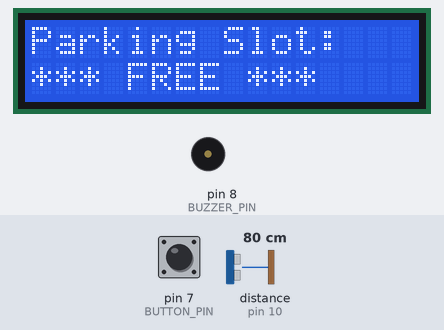
Bench run of a sketch on a simulated Arduino Uno, built with avr-gcc and run on an emulated ATmega328P. Parts: 16×2 character LCD, buzzer (waves = sounding). Wiring (inferred from the names in the program): ultrasonic range finder: trigger pin 9; echo pin 10. The inputs (shaded band) are chosen by the test bench; at power-on: pin 7 (BUTTON_PIN) HIGH, distance to the obstacle (sensor on pin 10) 80 cm. The echo pulse lasts 58.3 µs per cm; what the sketch prints to the serial monitor is not drawn.

Above: at 3.5 s.
3.6 s: pin 7 (BUTTON_PIN) pulled LOW for 1 s
At 4.6 s:
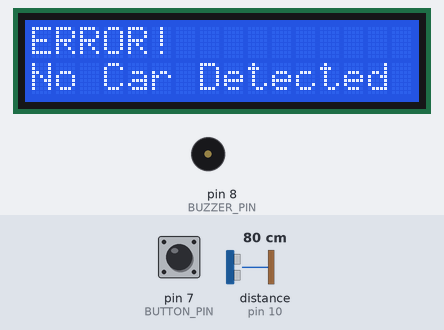
7.4 s: distance to the obstacle (sensor on pin 10) set to 17 cm
8.9 s: distance to the obstacle (sensor on pin 10) set to 14 cm
At 10.2 s:
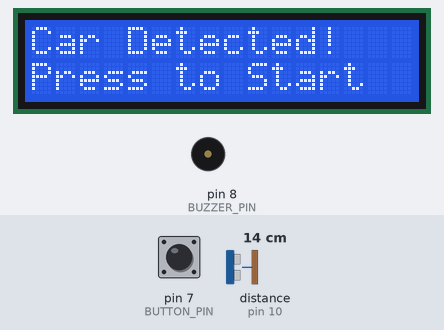
10.5 s: pin 7 (BUTTON_PIN) pulled LOW for 3.2 s
At 11.5 s:
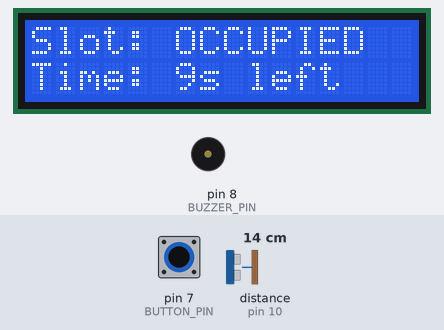
16.5 s: distance to the obstacle (sensor on pin 10) set to 18 cm
At 16.79 s:
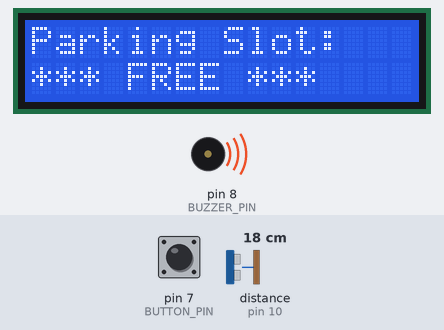
18.3 s: distance to the obstacle (sensor on pin 10) set to 2 cm
At 19.5 s:
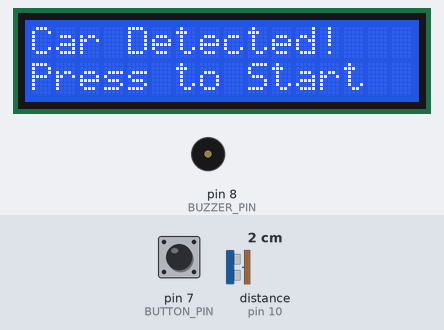
Timing chart, 0 to 20.8 s (numbered marks = the images above; inputs shaded):
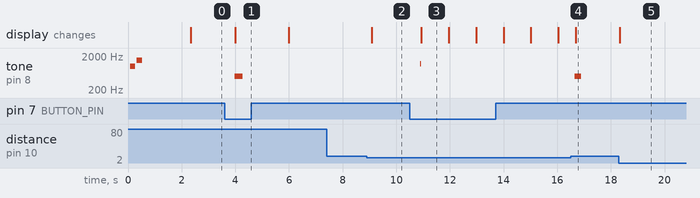

The sketch:

smart_parking_slot_availabilty_and_warning_system_1.ino
```cpp
/*
 * Smart Parking System - AUTO DETECTION + BUTTON CONFIRMATION
 * Car must be detected by sensor AND button must be pressed to start timer
 */

#include <LiquidCrystal.h>

// Ultrasonic Sensor Pins
#define TRIG_PIN 9
#define ECHO_PIN 10

// LED Pins
#define GREEN_LED 2
#define YELLOW_LED 3
#define RED_LED 4

// Push Button Pin
#define BUTTON_PIN 7

// Buzzer Pin
#define BUZZER_PIN 8

// LCD Pins: RS, E, D4, D5, D6, D7
LiquidCrystal lcd(12, 11, 5, 4, 3, 2);

// System Parameters
#define DISTANCE_THRESHOLD 15
#define PARKING_TIME_LIMIT 10000
#define MEASUREMENT_DELAY 200
#define DEBOUNCE_DELAY 50

// Global Variables
long duration;
int distance;
bool slotOccupied = false;
bool carDetected = false;
bool alertActive = false;
unsigned long parkingStartTime = 0;
unsigned long lastButtonPress = 0;

int buttonState;
int lastButtonState = HIGH;

void setup() {
  Serial.begin(9600);
  Serial.println("=== Smart Parking System - Detection + Confirmation ===");
  Serial.println("Initializing...");

  pinMode(TRIG_PIN, OUTPUT);
  pinMode(ECHO_PIN, INPUT);

  pinMode(GREEN_LED, OUTPUT);
  pinMode(YELLOW_LED, OUTPUT);
  pinMode(RED_LED, OUTPUT);

  pinMode(BUTTON_PIN, INPUT_PULLUP);

  pinMode(BUZZER_PIN, OUTPUT);
  digitalWrite(BUZZER_PIN, LOW);

  digitalWrite(GREEN_LED, HIGH);
  digitalWrite(YELLOW_LED, LOW);
  digitalWrite(RED_LED, LOW);

  lcd.begin(16, 2);
  lcd.clear();
  lcd.setCursor(0, 0);
  lcd.print("Smart Parking");
  lcd.setCursor(0, 1);
  lcd.print("System Ready...");

  tone(BUZZER_PIN, 1000, 200);
  delay(250);
  tone(BUZZER_PIN, 1500, 200);

  Serial.println("System Initialized");
  Serial.println("Waiting for car...");
  Serial.println("------------------------");

  delay(2000);
  updateDisplay();
}

void loop() {
  distance = measureDistance();
  bool currentCarDetection = (distance < DISTANCE_THRESHOLD && distance > 0);

  // Car detection logic
  if (currentCarDetection && !carDetected && !slotOccupied) {
    // New car detected!
    carDetected = true;
    tone(BUZZER_PIN, 800, 150);
    Serial.println("\n*** CAR DETECTED IN PARKING AREA ***");
    updateDisplay();
  } else if (!currentCarDetection && carDetected && !slotOccupied) {
    // Car left before confirming
    carDetected = false;
    Serial.println("Car left without confirming parking");
    updateDisplay();
  }

  // Button handling
  int reading = digitalRead(BUTTON_PIN);

  if (reading != lastButtonState) {
    lastButtonPress = millis();
  }

  if ((millis() - lastButtonPress) > DEBOUNCE_DELAY) {
    if (reading != buttonState) {
      buttonState = reading;

      if (buttonState == LOW) {
        handleButtonPress();
      }
    }
  }

  lastButtonState = reading;

  // Update system status
  if (slotOccupied) {
    checkParkingTime();

    digitalWrite(GREEN_LED, LOW);
    digitalWrite(RED_LED, HIGH);

    if (alertActive) {
      blinkYellowLED();
      buzzerAlertPattern();
    } else {
      digitalWrite(YELLOW_LED, LOW);
      noTone(BUZZER_PIN);
    }

    // Check if car left without pressing button
    if (!currentCarDetection) {
      Serial.println("\n*** WARNING: Car left without checkout! ***");
      slotOccupied = false;
      carDetected = false;
      alertActive = false;
      tone(BUZZER_PIN, 500, 500);
      updateDisplay();
    }

  } else {
    digitalWrite(GREEN_LED, HIGH);
    digitalWrite(RED_LED, LOW);
    digitalWrite(YELLOW_LED, LOW);
    noTone(BUZZER_PIN);
  }

  Serial.print("Distance: ");
  Serial.print(distance);
  Serial.print(" cm | Car Detected: ");
  Serial.print(carDetected ? "YES" : "NO");
  Serial.print(" | Slot Occupied: ");
  Serial.println(slotOccupied ? "YES" : "NO");

  delay(MEASUREMENT_DELAY);
}

void handleButtonPress() {
  if (carDetected && !slotOccupied) {
    // Start parking timer
    slotOccupied = true;
    parkingStartTime = millis();
    alertActive = false;

    tone(BUZZER_PIN, 1200, 300);

    Serial.println("\n*** PARKING CONFIRMED - TIMER STARTED ***");
    updateDisplay();

  } else if (slotOccupied) {
    // Checkout
    slotOccupied = false;
    carDetected = false;
    alertActive = false;

    tone(BUZZER_PIN, 1500, 150);
    delay(200);
    tone(BUZZER_PIN, 1500, 150);

    Serial.println("\n*** CHECKOUT COMPLETE - SLOT NOW AVAILABLE ***");
    updateDisplay();

  } else if (!carDetected) {
    // Error - no car detected
    tone(BUZZER_PIN, 500, 300);
    lcd.clear();
    lcd.setCursor(0, 0);
    lcd.print("ERROR!");
    lcd.setCursor(0, 1);
    lcd.print("No Car Detected");
    Serial.println("ERROR: No car in parking area!");
    delay(2000);
    updateDisplay();
  }
}

void checkParkingTime() {
  unsigned long currentTime = millis();
  unsigned long elapsedTime = currentTime - parkingStartTime;

  long remainingTime = PARKING_TIME_LIMIT - elapsedTime;

  if (remainingTime <= 0 && !alertActive) {
    alertActive = true;
    activateAlert();
  }

  if (!alertActive && slotOccupied) {
    lcd.setCursor(0, 1);
    lcd.print("Time: ");
    lcd.print(remainingTime / 1000);
    lcd.print("s left  ");
  }
}

int measureDistance() {
  digitalWrite(TRIG_PIN, LOW);
  delayMicroseconds(2);

  digitalWrite(TRIG_PIN, HIGH);
  delayMicroseconds(10);
  digitalWrite(TRIG_PIN, LOW);

  duration = pulseIn(ECHO_PIN, HIGH, 30000);
  int dist = duration * 0.0343 / 2;

  if (dist == 0 || dist > 400) {
    return 999;
  }

  return dist;
}

void updateDisplay() {
  lcd.clear();
  lcd.setCursor(0, 0);

  if (!slotOccupied && !carDetected) {
    lcd.print("Parking Slot:");
    lcd.setCursor(0, 1);
    lcd.print("*** FREE ***");

  } else if (carDetected && !slotOccupied) {
    lcd.print("Car Detected!");
    lcd.setCursor(0, 1);
    lcd.print("Press to Start");

  } else if (slotOccupied) {
    lcd.print("Slot: OCCUPIED");
    lcd.setCursor(0, 1);
    lcd.print("Timer Running..");
  }
}

void activateAlert() {
  lcd.clear();
  lcd.setCursor(0, 0);
  lcd.print("*** ALERT! ***");
  lcd.setCursor(0, 1);
  lcd.print("TIME EXCEEDED!");

  Serial.println("\n*** ALERT: PARKING TIME EXCEEDED! ***");
}

void blinkYellowLED() {
  static unsigned long lastBlink = 0;
  static bool ledState = false;

  if (millis() - lastBlink >= 500) {
    ledState = !ledState;
    digitalWrite(YELLOW_LED, ledState);
    lastBlink = millis();
  }
}

void buzzerAlertPattern() {
  static unsigned long lastBeep = 0;
  static bool beepState = false;

  unsigned long currentMillis = millis();

  if (!beepState && (currentMillis - lastBeep >= 300)) {
    tone(BUZZER_PIN, 2000);
    beepState = true;
    lastBeep = currentMillis;
  }
  else if (beepState && (currentMillis - lastBeep >= 200)) {
    noTone(BUZZER_PIN);
    beepState = false;
    lastBeep = currentMillis;
  }
}
```

Measured:
- the behaviour switches between 16 and 15 cm on distance to the obstacle (sensor on pin 10) (found by bisection; images 1 and 2)
- after the input at 3.6 s, tone on pin 8 (BUZZER_PIN): silent → 500 Hz after 0.39 s, → silent 0.30 s later; the display: changes after 0.39 s (image 1)
- after the input at 7.4 s, every drawn part: stays the same
- after the input at 8.9 s, the display: changes after 0.18 s (image 2)
- after the input at 10.5 s, tone on pin 8 (BUZZER_PIN): silent → 1200 Hz after 0.40 s, → silent 0.01 s later; the display: changes after 0.44 s (image 3)
- after the input at 16.5 s, tone on pin 8 (BUZZER_PIN): silent → 500 Hz after 0.15 s, → silent 0.24 s later; the display: changes after 0.19 s (image 4)
- after the input at 18.3 s, the display: changes at once (image 5)
